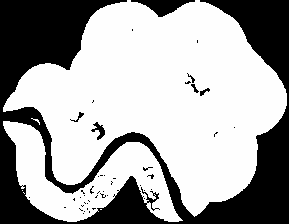
#> input picture model/outputs/susceptibility_prob.tif, 289 x 224 px, given in place of DEM_30m_phuong_Yen_Bai_UTM48N.tif, which was not available
$ python train_susceptibility.py
#> lines starting #> are read from the running program, lines starting #| are printed output that depends on the picture
### model/features.py
"""Feature rasters and masks on the 30 m UTM DEM grid."""
from dataclasses import dataclass
from pathlib import Path

import geopandas as gpd
import numpy as np
import shapely
from PIL import Image
from scipy import ndimage

UTM = 'EPSG:32648'
NEN = 'nen_phuong_Yen_Bai.gpkg'
DEM_FILE = 'DEM_30m_phuong_Yen_Bai_UTM48N.tif'

FEATURES = ['cao_do', 'do_doc', 'sin_huong', 'cos_huong', 'bien_do_300m', 'do_cong', 'tpi_330m',
            'kc_duong_m', 'kc_nuoc_m', 'kc_dut_gay_m', 'mat_do_nha_150m',
            'da_bien_chat', 'da_tram_tich_de_tu', 'da_carbonat', 'da_khac']
# Attributes of the Yagi scars themselves: never usable as predictors (label leakage).
FORBIDDEN = ['max_24h_mm', 'max_72h_mm', 'rdNDVI', 'dBSI', 'dS1_dB', 'dcoh', 'coh_truoc', 'diem_tb',
             'so_pixel', 'cap_mua']
ROCK = {'Đá biến chất': 'da_bien_chat', 'Trầm tích bở rời Đệ Tứ': 'da_tram_tich_de_tu', 'Đá carbonat': 'da_carbonat'}


@dataclass
class Grid:
    dem: np.ndarray
    west: float
    north: float
    cell: float
    xs: np.ndarray  # cell-centre eastings
    ys: np.ndarray  # cell-centre northings (descending)

    @property
    def shape(self):
        return self.dem.shape


def read_raster(path: Path) -> np.ndarray:
    im = Image.open(path)
    a = np.array(im, dtype=float)
    nd = im.tag_v2.get(42113)
    if nd is not None:
        a[a == float(nd)] = np.nan
    return a


def load_grid(src: Path) -> Grid:
    im = Image.open(Path(src) / DEM_FILE)
#> im is the input picture: PIL image 289x224 F; min -9999, max 0.959, mean -3478.7
    t = im.tag_v2
    cell = float(t[33550][0])
#> cell = 30
    west, north = float(t[33922][3]), float(t[33922][4])
#> west = 484860; north = 2404560
    dem = read_raster(Path(src) / DEM_FILE)
#> in read_raster, `nd = im.tag_v2.get(42113)`: nd = '-9999'
#> in read_raster, `a[a == float(nd)] = np.nan`:
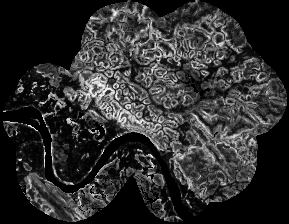
#> a: shape (224, 289) float64; 34.79% of the values are NaN or infinite; the others: min 1.35e-05, max 0.959, mean 0.267; drawn with min black, max white, NaN and infinite black
    h, w = dem.shape
#> h = 224; w = 289
    return Grid(dem=dem, west=west, north=north, cell=cell,
                xs=west + cell * (np.arange(w) + 0.5), ys=north - cell * (np.arange(h) + 0.5))


# [52 lines left out: functions _mark_xy, cells_from_geoms, distance_m, tpi, curvature, not called in this run]


def _layer(src: Path, name: str, file: str = NEN) -> gpd.GeoDataFrame:
    g = gpd.read_file(Path(src) / file, layer=name)
    return g.to_crs(UTM) if g.crs and g.crs.to_epsg() != 32648 else g


def feature_stack(src: Path, grid: Grid) -> dict:
    src = Path(src)
    slope = read_raster(src / 'do_doc_do_UTM48N.tif')
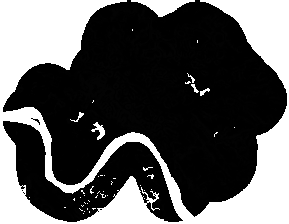
#> input picture model/outputs/susceptibility_class.tif, 289 x 224 px, given in place of do_doc_do_UTM48N.tif, which was not available
#> in read_raster, im is the input picture: PIL image 289x224 L; min 0, max 255, mean 89.1
#> in read_raster (call 2), `nd = im.tag_v2.get(42113)`: nd = '255'
#> in read_raster (call 2), `a[a == float(nd)] = np.nan`:
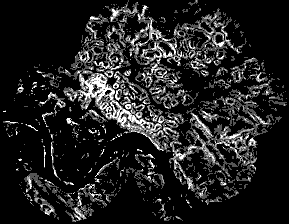
#> a: shape (224, 289) float64; 34.79% of the values are NaN or infinite; the others: min 0, max 3, mean 0.6; drawn with min black, max white, NaN and infinite black
    aspect = read_raster(src / 'huong_doc_do_UTM48N.tif')
    relief = read_raster(src / 'bien_do_dia_hinh_300m_UTM48N.tif')
    flat = ~np.isfinite(aspect) | (aspect < 0)
    rad = np.radians(np.where(flat, 0, aspect))
    roads = cells_from_geoms(grid, _layer(src, 'osm_roads').geometry)
    water = (cells_from_geoms(grid, _layer(src, 'osm_waterways').geometry)
             | cells_from_geoms(grid, _layer(src, 'osm_water_a').geometry))
    faults = cells_from_geoms(grid, _layer(src, 'dut_gay').geometry)
    counts = np.zeros(grid.shape)
    cen = _layer(src, 'osm_buildings_a').geometry.centroid
    c = np.floor((cen.x.values - grid.west) / grid.cell).astype(int)
    r = np.floor((grid.north - cen.y.values) / grid.cell).astype(int)
    ok = (r >= 0) & (c >= 0) & (r < grid.shape[0]) & (c < grid.shape[1])
    np.add.at(counts, (r[ok], c[ok]), 1)
    k = int(round(150 / grid.cell))
    yy, xx = np.mgrid[-k:k + 1, -k:k + 1]
    disk = (xx ** 2 + yy ** 2 <= k ** 2).astype(float)
    density = ndimage.convolve(counts, disk, mode='constant')
    feats = {
        'cao_do': grid.dem, 'do_doc': slope,
        'sin_huong': np.where(flat, 0.0, np.sin(rad)), 'cos_huong': np.where(flat, 0.0, np.cos(rad)),
        'bien_do_300m': relief, 'do_cong': curvature(grid.dem, grid.cell) * 1000, 'tpi_330m': tpi(grid.dem, 11),
        'kc_duong_m': distance_m(roads, grid.cell), 'kc_nuoc_m': distance_m(water, grid.cell),
        'kc_dut_gay_m': distance_m(faults, grid.cell), 'mat_do_nha_150m': density,
    }
    geo = _layer(src, 'dia_chat')
    rock = {v: np.zeros(grid.shape) for v in ROCK.values()}
    covered = np.zeros(grid.shape, bool)
    for nhom, gdf in geo.groupby('nhom_da'):
        m = cells_from_geoms(grid, gdf.geometry) & ~covered
        covered |= m
        if nhom in ROCK:
            rock[ROCK[nhom]][m] = 1.0
    other = np.ones(grid.shape)
    for v in rock.values():
        other -= v
    feats.update(rock)
    feats['da_khac'] = np.clip(other, 0, 1)
    return {k: feats[k] for k in FEATURES}


# [17 lines left out: function masks, not called in this run]

### model/build_dataset.py
"""Build the cell-level training table: Yagi scar cells (1) vs sampled non-scar cells (0)."""
import sys
from pathlib import Path

import numpy as np
import pandas as pd

from model.features import FEATURES, distance_m, feature_stack, load_grid, masks
from model.paths import SRC, WORK


def build_dataset(src: Path = SRC, seed: int = 42, neg_ratio: int = 4, buffer_m: float = 60) -> pd.DataFrame:
    grid = load_grid(src)
    feats = feature_stack(src, grid)
    m = masks(src, grid, feats)
    pos = m['positive'] & m['valid']
    cand = m['valid'] & ~m['positive'] & (distance_m(m['positive'], grid.cell) >= buffer_m)
    pr, pc = np.nonzero(pos)
    cr, cc = np.nonzero(cand)
    rng = np.random.default_rng(seed)
    n_neg = min(len(cr), neg_ratio * len(pr))
    pick = rng.choice(len(cr), size=n_neg, replace=False)
    rows = np.concatenate([pr, cr[pick]])
    cols = np.concatenate([pc, cc[pick]])
    df = pd.DataFrame({'row': rows, 'col': cols, 'x': grid.xs[cols], 'y': grid.ys[rows],
                       'nhan': np.r_[np.ones(len(pr), int), np.zeros(n_neg, int)],
                       'phuong': m['ward'][rows, cols]})
    for k in FEATURES:
        df[k] = feats[k][rows, cols]
    return df


# [7 lines left out: function main, not called in this run]


# [2 lines that do not run on import are left out]

### model/train_susceptibility.py
"""Train and evaluate the susceptibility ("where") model, then map it and score the flag points."""
import json
import sys

import geopandas as gpd
import numpy as np
import pandas as pd
from sklearn.ensemble import RandomForestClassifier
from sklearn.linear_model import LogisticRegression
from sklearn.metrics import average_precision_score, roc_auc_score
from sklearn.model_selection import GroupKFold
from sklearn.pipeline import Pipeline
from sklearn.preprocessing import StandardScaler

from model.build_dataset import build_dataset
from model.features import DEM_FILE, FEATURES, feature_stack, load_grid, masks
from model.geotiff import write_geotiff
from model.paths import OUT, SRC, WORK
from model.warning import CAP

HOLDOUT = 'Yên Bái'
SLOPE_DOMAIN = 5.0  # min mean slope of any Yagi scar polygon (detector filter)


# [13 lines left out: functions spatial_blocks, make_models, not called in this run]


def _scores(y, p) -> tuple[float, float]:
    return float(roc_auc_score(y, p)), float(average_precision_score(y, p))


# [71 lines left out: functions evaluate, choose, classify, _importance, _flags, not called in this run]


def main() -> None:
    sys.stdout.reconfigure(encoding='utf-8')
    path = WORK / 'dataset.parquet'
    df = pd.read_parquet(path) if path.exists() else build_dataset(SRC)
    results = {name: evaluate(model, df) for name, model in make_models().items()}
    chosen = choose(results)
    model = make_models()[chosen].fit(df[FEATURES].values, df.nhan.values)

    grid = load_grid(SRC)
    feats = feature_stack(SRC, grid)
    m = masks(SRC, grid, feats)
    valid = m['valid']
    X = np.column_stack([feats[k][valid] for k in FEATURES])
    prob = np.full(grid.shape, np.nan)
    prob[valid] = model.predict_proba(X)[:, 1]
    classes, cuts = classify(prob, valid)

    OUT.mkdir(parents=True, exist_ok=True)
    write_geotiff(OUT / 'susceptibility_prob.tif', np.where(valid, prob, -9999).astype(np.float32),
                  SRC / DEM_FILE, -9999)
    write_geotiff(OUT / 'susceptibility_class.tif', classes, SRC / DEM_FILE, 255)

    flags = _flags(grid, valid, prob, classes)
    pd.DataFrame(flags).to_csv(OUT / 'flags.csv', index=False, encoding='utf-8-sig')
    (OUT / 'flags.json').write_text(json.dumps(flags, ensure_ascii=False, indent=1), encoding='utf-8')

    yb_scar = m['positive'] & valid & (m['ward'] == HOLDOUT)
    # Out-of-sample view: model trained without Yên Bái, mapped everywhere, classed with its own cut-offs.
    out_df = df[df.phuong != HOLDOUT]
    hold_model = make_models()[chosen].fit(out_df[FEATURES].values, out_df.nhan.values)
    hold_prob = np.full(grid.shape, np.nan)
    hold_prob[valid] = hold_model.predict_proba(X)[:, 1]
    hold_classes, _ = classify(hold_prob, valid)
    metrics = {
        'models': results, 'chosen': chosen, 'cutoffs': [round(c, 4) for c in cuts],
        'cutoff_rule': 'Thấp < P60 ≤ Trung bình < P85 ≤ Cao < P95 ≤ Rất cao (xác suất trên ô hợp lệ)',
        'importance': _importance(model, chosen), 'features': FEATURES,
        'n_samples': {'positive': int(df.nhan.sum()), 'negative': int((df.nhan == 0).sum())},
        'area_share_by_class': {CAP[i]: round(float((classes[valid] == i).mean()), 4) for i in range(4)},
        'yen_bai_scar_cells_by_class': {CAP[i]: int((classes[yb_scar] == i).sum()) for i in range(4)},
        'yen_bai_scar_cells_by_class_holdout': {CAP[i]: int((hold_classes[yb_scar] == i).sum()) for i in range(4)},
        'scar_class_note': 'yen_bai_scar_cells_by_class dùng mô hình cuối (đã học cả Yên Bái – trong mẫu); '
                           'bản _holdout dùng mô hình không học Yên Bái – đây là con số kiểm định.',
        'flags_by_class': {c: sum(f['cap'] == c for f in flags) for c in CAP + [None]},
        'note': '87 điểm cờ không độc lập với vết Yagi (64/87 điểm cách vết < 100 m) – chỉ là kiểm tra phụ.',
    }
    metrics['flags_by_class']['Không xác định'] = metrics['flags_by_class'].pop(None)
    (OUT / 'metrics.json').write_text(json.dumps(metrics, ensure_ascii=False, indent=1), encoding='utf-8')
    for name, r in results.items():
        print(f"{name:14s} holdout Yên Bái AUC-ROC {r['holdout_yen_bai']['auc_roc']:.3f} (dốc≥5°: {r['holdout_yen_bai_doc_ge5']['auc_roc']:.3f}) AUC-PR "
              f"{r['holdout_yen_bai']['auc_pr']:.3f} | block-CV AUC-ROC {r['block_cv']['auc_roc_mean']:.3f}"
              f"±{r['block_cv']['auc_roc_std']:.3f}")
    print('Chọn:', chosen, '| Vết Yên Bái theo cấp (holdout):', metrics['yen_bai_scar_cells_by_class_holdout'])
    print('Cờ theo cấp:', metrics['flags_by_class'])


if __name__ == '__main__':
#> (the run stopped early here; a loop or call above may not have finished)
